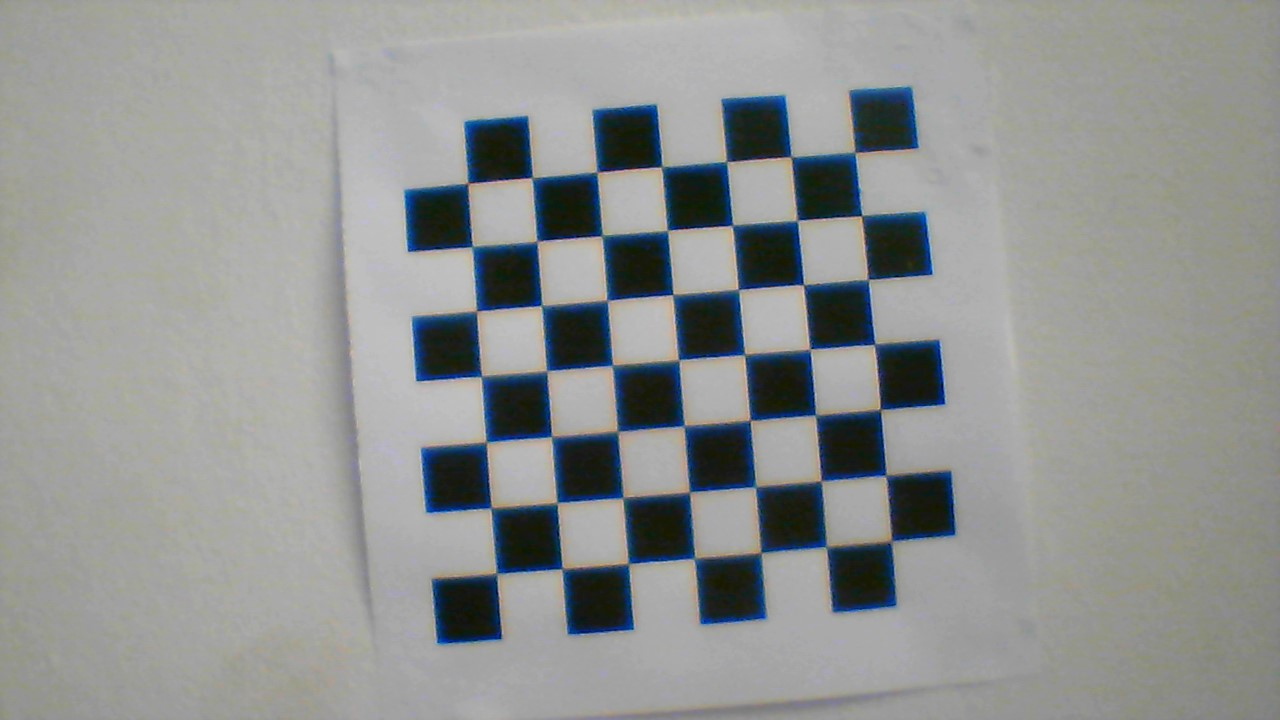
#> input picture camera_calibration/calib_img_blue/WIN_20200824_11_36_02_Pro.jpg, 1280 x 720 px; its folder holds only this picture in this run
$ jupyter execute camera_calibration.ipynb
#> lines starting #> are read from the running program, lines starting #| are printed output that depends on the picture; after the words box and inside, x2 and y2 are one past the last pixel; in counts of white or black regions, pixels touching at a corner belong together; long printed decimals are rounded
[cell 1]
import numpy as np
import cv2
import glob
import matplotlib.pyplot as plt

[cell 2]
# termination criteria
criteria = (cv2.TERM_CRITERIA_EPS + cv2.TERM_CRITERIA_MAX_ITER, 30, 0.001)
# prepare object points, like (0,0,0), (1,0,0), (2,0,0) ....,(6,5,0)
objp = np.zeros((7*7,3), np.float32)
objp[:,:2] = np.mgrid[0:7,0:7].T.reshape(-1,2) #multiply with 20 (20 mm of actual each gridsize for the image I used)
# Arrays to store object points and image points from all the images.
objpoints = [] # 3d point in real world space
imgpoints = [] # 2d points in image plane.

images = glob.glob(r'C:\Users\khan1\Desktop\Projective_transform\camera_calibration\calib_img_blue\*.jpg')

# path = 'results'
# pathlib.Path(path).mkdir(parents=True, exist_ok=True)

[cell 3]
found = 0
for fname in images:  # Here, 10 can be changed to whatever number you like to choose
    img = cv2.imread(fname) # Capture frame-by-frame
#> img is the input picture: shape (720, 1280, 3); mean B, G, R 145.2, 146.5, 143.8
    print(img.shape)
#| (720, 1280, 3)
    #print(images[im_i])
    gray = cv2.cvtColor(img, cv2.COLOR_BGR2GRAY)
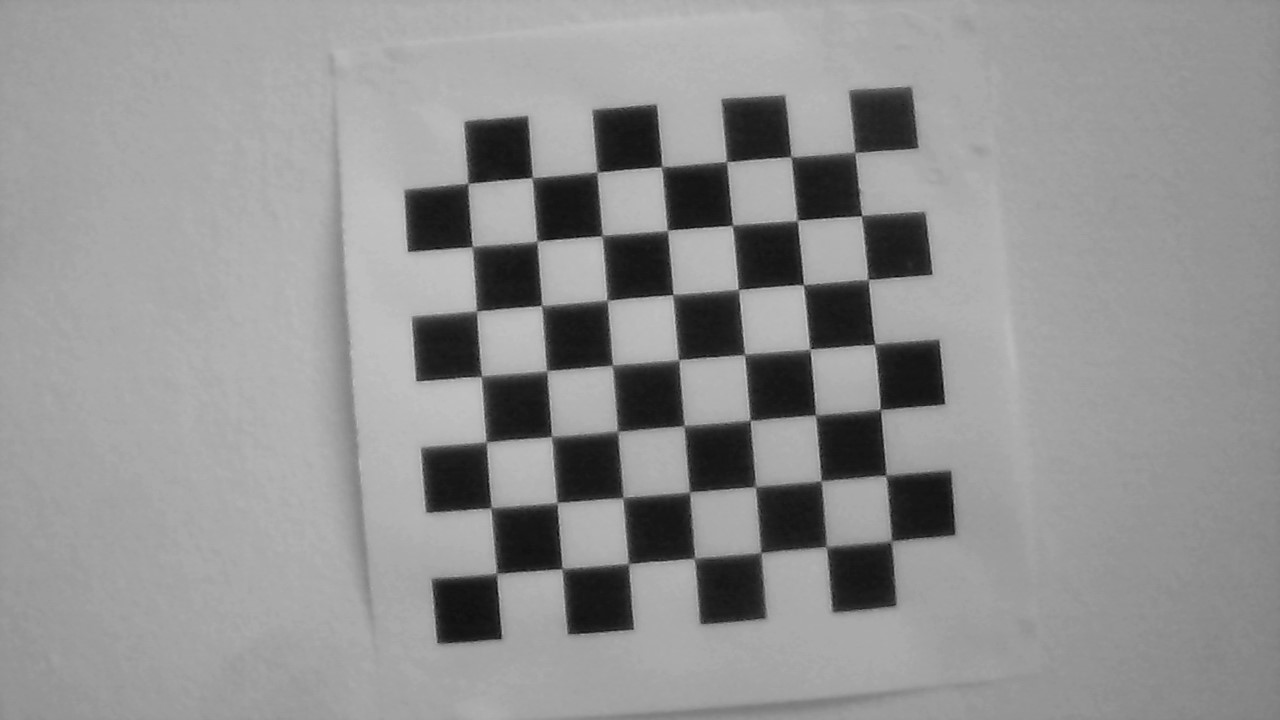
#> gray: shape (720, 1280); min 4, max 207, mean 145.6
    # Find the chess board corners
    ret, corners = cv2.findChessboardCorners(gray, (7,7), None)
#> ret = True; corners = 49 rows, first 8: [854.5, 152.5], [861.5, 215.5], [868, 279.5], [875.4, 342.3], [880.5, 410.5], [886.3, 471.8], [892, 542], [791, 156.5]
    # If found, add object points, image points (after refining them)
    if ret == True:
        objpoints.append(objp)   # Certainly, every loop objp is the same, in 3D.
        corners2 = cv2.cornerSubPix(gray,corners,(15,15),(-1,-1),criteria)
#> corners2 = 49 rows, first 8: [854.7, 152.5], [861.6, 215.7], [867.9, 279.6], [874.6, 344.6], [880.4, 409.6], [886.1, 475.5], [891.3, 541], [790.8, 156.6]
        imgpoints.append(corners2)
        # Draw and display the corners
        img = cv2.drawChessboardCorners(img, (7,7), corners2, ret)
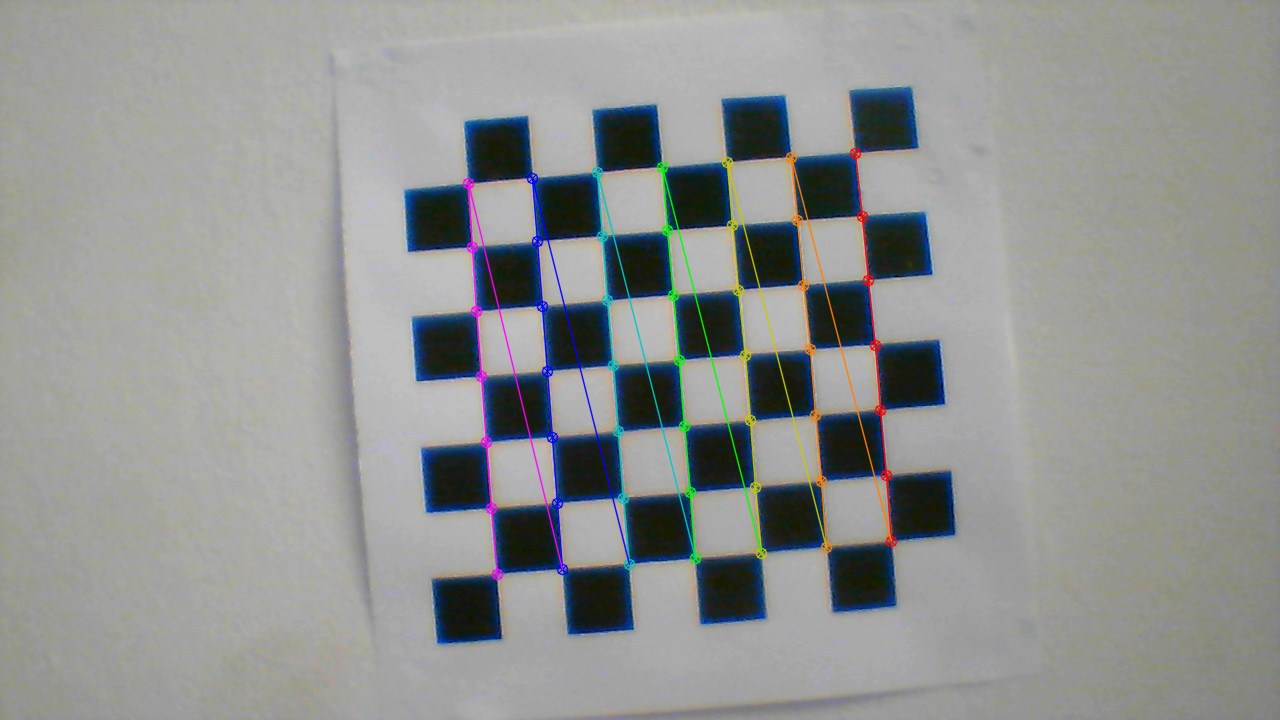
#> img: shape (720, 1280, 3); 2.08% of pixels changed, all inside (x1, y1, x2, y2) = (462, 147, 898, 581)
        found += 1
        plt.imshow(img)
        plt.show()

        # [6 lines of commented-out code are left out]

print("Number of images used for calibration: ", found)

[cell 4]
# calibration
ret, mtx, dist, rvecs, tvecs = cv2.calibrateCamera(objpoints, imgpoints, gray.shape[::-1], None, None)
#> ret = 0.19; mtx = [[845, 0, 640.8], [0, 836.5, 293.2], [0, 0, 1]]; dist = [[-0.0329, -0.697, 0.0136, -0.00377, 1.95]]; rvecs = ([-0.0186, 0.0393, 1.49],); tvecs = ([3.31, -2.22, 12.89],)

print("Camera matrix : \n")
print(mtx)
#| [[845.009   0.         640.764]
#|  [  0.         836.503 293.236]
#|  [  0.           0.           1.        ]]

print("distorsion coeff : \n")
print(dist)
#| [[-0.03288 -0.6972  0.0136 -0.003773  1.947]]

for rvec in rvecs:
    R_matrix, _ = cv2.Rodrigues(rvec)
    print("rotation matrix (for each image): \n")
    print(R_matrix)
#> this loop made 1 pass
#| rotation matrix (for each image):
#| [[ 0.08188 -0.9965  0.01488]
#|  [ 0.9959  0.08238  0.03666]
#|  [-0.03776  0.01182   0.9992]]

print("rotation vector : \n")
print(rvecs)
#| (array([[-0.01856],
#|        [ 0.03932],
#|        [ 1.488]]),)

# print("rotation matrix : \n")
# print(R_matrix)

print("translation vector : \n")
print(tvecs)
#| (array([[ 3.314],
#|        [-2.216 ],
#|        [12.886]]),)

#concatenate the [R t]
count = 0
for rvec in rvecs:
    R_matrix, _ = cv2.Rodrigues(rvec)
    Rt_matrix = np.concatenate((R_matrix, tvecs[count]), axis=1)
    count = count + 1
    print("[R t] matrix (for each img): \n")
    print(Rt_matrix)
#> this loop made 1 pass
#> (rvec, count) on pass 1: ([-0.0186, 0.0393, 1.49], 1)
#| [R t] matrix (for each img):
#| [[ 8.18800840e-02 -9.96531074e-01  1.48818736e-02  3.31421501e+00]
#|  [ 9.95926563e-01  8.23779243e-02  3.66627767e-02 -2.21579360e+00]
#|  [-3.77615341e-02  1.18193020e-02  9.99216879e-01  1.28855914e+01]]
#> after the loop, count = 1

[cell 5]
# Re-projection Error
# Re-projection error gives a good estimation of just how exact is the
# found parameters. This should be as close to zero as possible. Given
# the intrinsic, distortion, rotation and translation matrices, we first
# transform the object point to image point using cv2.projectPoints().
# Then we calculate the absolute norm between what we got with our transformation
# and the corner finding algorithm. To find the average error we calculate the
# arithmetical mean of the errors calculate for all the calibration images.

mean_error = 0
for i in range(len(objpoints)):
    imgpoints2, _ = cv2.projectPoints(objpoints[i], rvecs[i], tvecs[i], mtx, dist)
    error = cv2.norm(imgpoints[i],imgpoints2, cv2.NORM_L2)/len(imgpoints2)
    mean_error += error
#> this loop made 1 pass
#> (error, mean_error) on pass 1: (0.0272, 0.0272)
#> after the loop, mean_error = 0.0272

print("total error: ", mean_error/len(objpoints))
#| total error:  0.02716

[cell 6]
#### Undistort ####

img = cv2.imread(r"C:\Users\khan1\Desktop\Projective_transform\camera_calibration\chk_img_2.jpg")
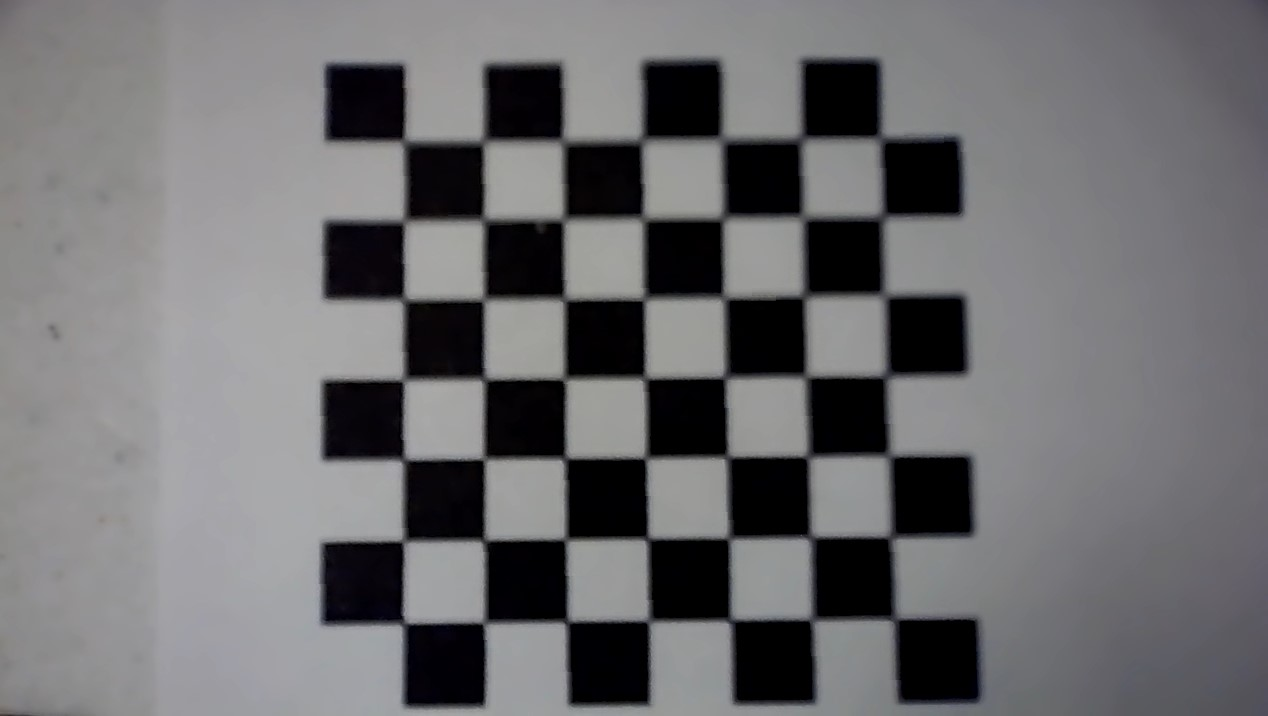
#> input picture camera_calibration/chk_img_2.jpg, 1268 x 716 px, found by its file name
#> img is the input picture: shape (716, 1268, 3); mean B, G, R 111.1, 109, 109.5
plt.imshow(img)
plt.title("original")
plt.show()
h,  w = img.shape[:2]
#> h = 716; w = 1268
newcameramtx, roi=cv2.getOptimalNewCameraMatrix(mtx,dist,(w,h),0,(w,h))
#> newcameramtx = [[1394.3, 0, 622.8], [0, 1249.4, 351], [0, 0, 1]]; roi = (0, 0, 1267, 715)

# undistort
dst = cv2.undistort(img, mtx, dist, None, newcameramtx)
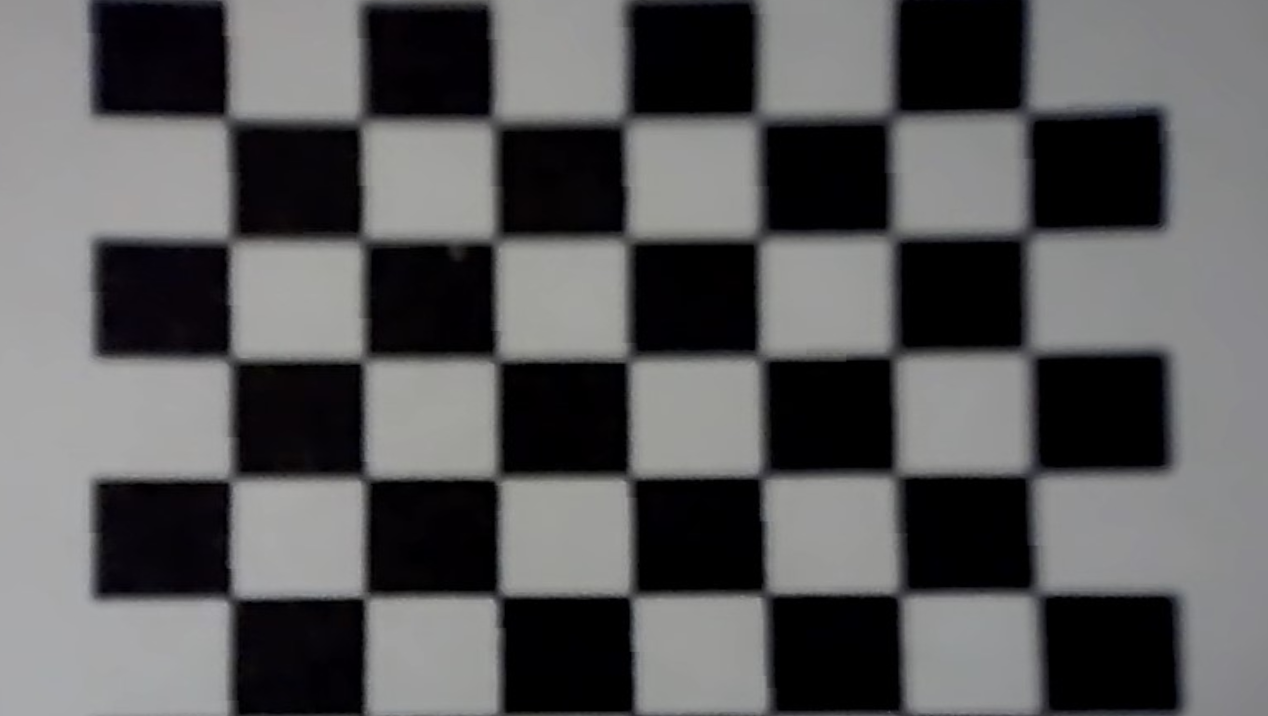
#> dst: shape (716, 1268, 3); mean B, G, R 90.5, 89.5, 89.8

# crop the image
# x,y,w,h = roi
# dst = dst[y:y+h, x:x+w]
plt.imshow(dst)
plt.title("undistorted")
plt.show()
